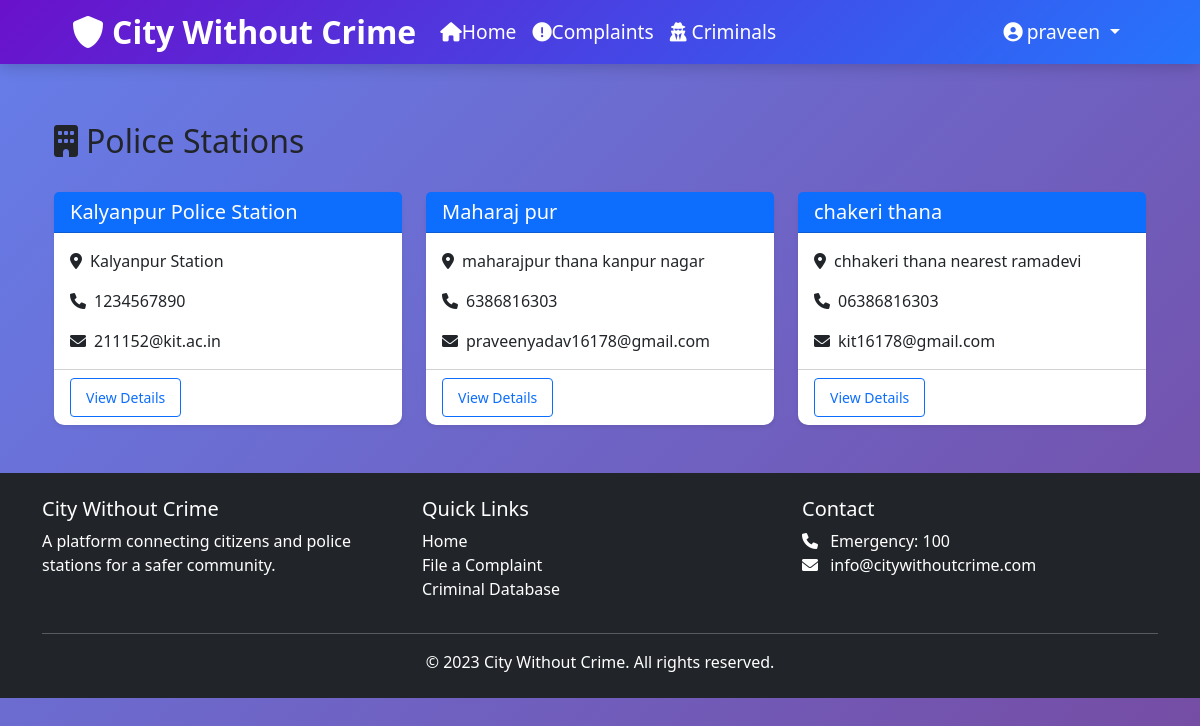
The app's page /stations/ (signed in) with its own data.
### cwc_app/models.py (models this page shows, shortened)
class User(AbstractUser):
    email = models.EmailField(unique=True)  # ✅ Yahan add karein
    is_police = models.BooleanField(default=False)
    is_admin = models.BooleanField(default=False)
    station = models.ForeignKey('PoliceStation', on_delete=models.SET_NULL, null=True, blank=True)
    USERNAME_FIELD = 'username'  # Default hi rahega
    REQUIRED_FIELDS = ['email']  # Email required bana de

class PoliceStation(models.Model):
    name = models.CharField(max_length=100)
    address = models.TextField()
    contact_number = models.CharField(max_length=15)
    email = models.EmailField()
    jurisdiction = models.CharField(max_length=100)
    created_at = models.DateTimeField(auto_now_add=True)

### cwc_app/views.py (the view)
# urls.py: path('stations/', views.station_list, name='station_list'),
@login_required
def station_list(request):
    stations = PoliceStation.objects.all().order_by('name')
    return render(request, 'police_stations/list.html', {'stations': stations})

### templates/police_stations/list.html (shortened to what this page needs)
{% extends 'base.html' %}
{% block content %}
<div class="container">
    <div class="d-flex justify-content-between align-items-center mb-4">
        <h2><i class="fas fa-building me-2"></i>Police Stations</h2>
    </div>
    <div class="row g-4">
        {% for station in stations %}
        <div class="col-md-6 col-lg-4">
            <div class="card h-100 shadow-sm">
                <div class="card-header bg-primary text-white">
                    <h5 class="mb-0">{{ station.name }}</h5>
                </div>
                <div class="card-body">
                    <p class="card-text">
                        <i class="fas fa-map-marker-alt me-2"></i>{{ station.address|truncatewords:8 }}
                    </p>
                    <p class="card-text">
                        <i class="fas fa-phone me-2"></i>{{ station.contact_number }}
                    </p>
                    <p class="card-text">
                        <i class="fas fa-envelope me-2"></i>{{ station.email }}
                    </p>
                </div>
                <div class="card-footer bg-transparent">
                    <a href="{% url 'station_detail' station.pk %}" class="btn btn-sm btn-outline-primary">
                        View Details
                    </a>
                </div>
            </div>
        </div>
        {% empty %}
        <div class="col-12">
            <div class="alert alert-info">
                <i class="fas fa-info-circle me-2"></i>No police stations found in database.
            </div>
        </div>
        {% endfor %}
    </div>
</div>
{% endblock %}

### templates/partials/navbar.html (shortened to what this page needs)
<nav class="navbar navbar-expand-lg navbar-dark bg-primary" >
    <div class="container">
        <a class="navbar-brand" href="{% url 'home' %}">
            <i class="fas fa-shield-alt me-2"></i>City Without Crime
        </a>
        <div class="collapse navbar-collapse nav-links" id="navbarNav">
            <ul class="navbar-nav me-auto">
                <li class="nav-item">
                    <a class="nav-link text-white" href="{% url 'home' %}">
                         <i class="fas fa-home"></i>Home</a>
                </li>
                <li class="nav-item">
                    <a class="nav-link text-white" href="{% url 'complaint_list' %}">
                        <i class="fas fa-exclamation-circle"></i>Complaints</a>
                </li>
                <li class="nav-item">
                    <a class="nav-link text-white" href="{% url 'criminal_list' %}">
                        <i class="fas fa-user-secret"></i> Criminals</a>
                </li>
            </ul>
            <ul class="navbar-nav">
                {% if user.is_authenticated %}
                    <li class="nav-item dropdown">
                        <a class="nav-link dropdown-toggle text-white" href="#" id="userDropdown" role="button" data-bs-toggle="dropdown">
                            <i class="fas fa-user-circle me-1"></i>{{ user.username }}
                        </a>
                    </li>
                {% endif %}
            </ul>
        </div>
    </div>
</nav><br><br>

### static/css/style.css (style rules this page uses)
:root { --primary-color: #0d6efd; --secondary-color: #f03848; --success-color: #198754; --danger-color: #dc3545; --warning-color: #ffc107; --info-color: #0dcaf0; --light-color: #f8f9fa; --dark-color: #212529; }
body { background: linear-gradient(135deg, #667eea, #764ba2); background-attachment: fixed; min-height: 100vh; font-family: 'Segoe UI', Tahoma, Geneva, Verdana, sans-serif; background-color: #f5f5f5; padding-top: 50px !important; margin: 0; position: relative; cursor: default; }
.card { transition: transform 0.3s ease, box-shadow 0.3s ease; border: none; border-radius: 10px; box-shadow: 0 4px 6px rgba(0, 0, 0, 0.1); }
.btn { border-radius: 50px; padding: 8px 20px; font-weight: 500; }
.navbar { position: fixed; top: 0; left: 0; width: 100%; background: linear-gradient(135deg, #6a11cb 0%, #2575fc 100%); color: white; padding: 3px 5%; display: flex; justify-content: space-between; align-items: center; box-shadow: 0 2px 15px rgba(0, 0, 0, 0.2); z-index: 1000; transition: all 0.3s ease; }
.navbar-brand { font-size: 2rem !important; font-weight: 700; }
.navbar-nav .nav-link { font-size: 1.2rem !important; font-weight: 500; }
.nav-links { display: flex; list-style: none; }
.nav-links a { color: rgb(22, 26, 247); text-decoration: none; font-weight: 500; font-size: 1.1rem; transition: all 0.3s ease; padding: 8px 12px; border-radius: 4px; }
.navbar-nav .dropdown-toggle { font-size: 1.2rem !important; }
.navbar-brand { font-weight: 700; }
.btn.btn-outline-primary { display: inline-flex; align-items: center; padding: 8px 15px; border-radius: 4px; text-decoration: none; color: #0d6efd; border: 1px solid #0d6efd; background-color: transparent; }

### records on screen
User: username "praveen"
PoliceStation: name "Kalyanpur Police Station", address "Kalyanpur Station", contact_number "1234567890", email "211152@kit.ac.in"
PoliceStation: name "Maharaj pur", address "maharajpur thana kanpur nagar", contact_number "6386816303", email "praveenyadav16178@gmail.com"
PoliceStation: name "chakeri thana", address "chhakeri thana nearest ramadevi", contact_number "06386816303", email "kit16178@gmail.com"
